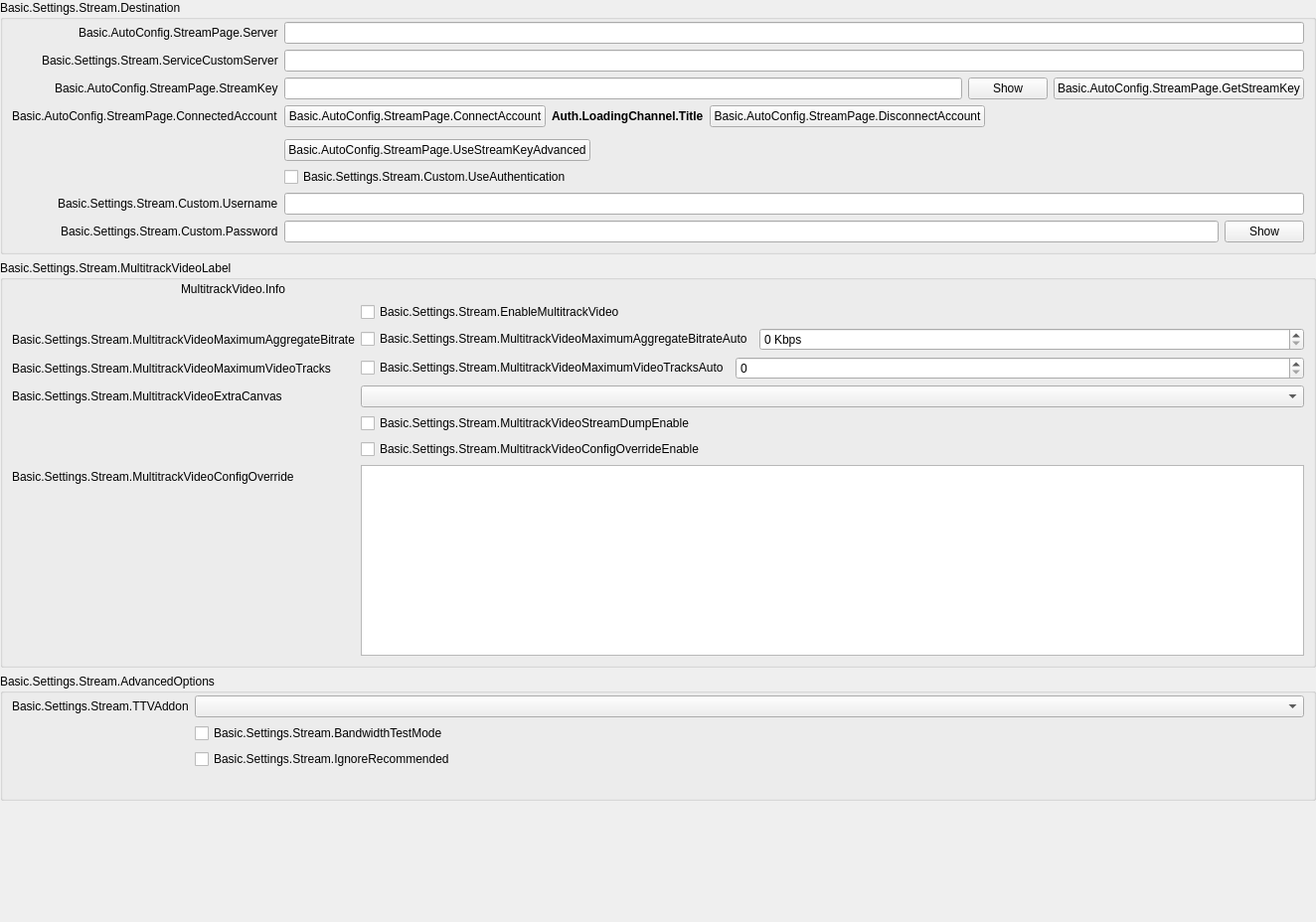
            <widget class="QWidget" name="streamKeyPage">
             <property name="geometry">
              <rect>
               <x>0</x>
               <y>0</y>
               <width>1324</width>
               <height>928</height>
              </rect>
             </property>
             <layout class="QVBoxLayout" name="streamkeyPageLayout">
              <property name="leftMargin">
               <number>0</number>
              </property>
              <property name="topMargin">
               <number>0</number>
              </property>
              <property name="rightMargin">
               <number>0</number>
              </property>
              <property name="bottomMargin">
               <number>0</number>
              </property>
              <item>
               <widget class="QGroupBox" name="destinationGroupBox">
                <property name="title">
                 <string>Basic.Settings.Stream.Destination</string>
                </property>
                <layout class="QFormLayout" name="destinationLayout">
                 <property name="fieldGrowthPolicy">
                  <enum>QFormLayout::FieldGrowthPolicy::AllNonFixedFieldsGrow</enum>
                 </property>
                 <property name="labelAlignment">
                  <set>Qt::AlignmentFlag::AlignRight|Qt::AlignmentFlag::AlignTrailing|Qt::AlignmentFlag::AlignVCenter</set>
                 </property>
                 <property name="leftMargin">
                  <number>9</number>
                 </property>
                 <property name="topMargin">
                  <number>2</number>
                 </property>
                 <property name="rightMargin">
                  <number>9</number>
                 </property>
                 <property name="bottomMargin">
                  <number>9</number>
                 </property>
                 <item row="0" column="0">
                  <widget class="QLabel" name="serverLabel">
                   <property name="text">
                    <string>Basic.AutoConfig.StreamPage.Server</string>
                   </property>
                  </widget>
                 </item>
                 <item row="0" column="1">
                  <widget class="QStackedWidget" name="serverStackedWidget">
                   <property name="sizePolicy">
                    <sizepolicy hsizetype="Preferred" vsizetype="Maximum">
                     <horstretch>0</horstretch>
                     <verstretch>0</verstretch>
                    </sizepolicy>
                   </property>
                   <property name="currentIndex">
                    <number>1</number>
                   </property>
                   <widget class="QWidget" name="servicePage">
                    <layout class="QHBoxLayout" name="horizontalLayout_21">
                     <property name="leftMargin">
                      <number>0</number>
                     </property>
                     <property name="topMargin">
                      <number>0</number>
                     </property>
                     <property name="rightMargin">
                      <number>0</number>
                     </property>
                     <property name="bottomMargin">
                      <number>0</number>
                     </property>
                     <item>
                      <widget class="QComboBox" name="server"/>
                     </item>
                    </layout>
                   </widget>
                   <widget class="QWidget" name="customPage">
                    <layout class="QHBoxLayout" name="horizontalLayout_22">
                     <property name="leftMargin">
                      <number>0</number>
                     </property>
                     <property name="topMargin">
                      <number>0</number>
                     </property>
                     <property name="rightMargin">
                      <number>0</number>
                     </property>
                     <property name="bottomMargin">
                      <number>0</number>
                     </property>
                     <item>
                      <widget class="QLineEdit" name="customServer"/>
                     </item>
                    </layout>
                   </widget>
                  </widget>
                 </item>
                 <item row="1" column="0">
                  <widget class="QLabel" name="serviceCustomServerLabel">
                   <property name="text">
                    <string>Basic.Settings.Stream.ServiceCustomServer</string>
                   </property>
                   <property name="buddy">
                    <cstring>serviceCustomServer</cstring>
                   </property>
                  </widget>
                 </item>
                 <item row="1" column="1">
                  <widget class="QLineEdit" name="serviceCustomServer"/>
                 </item>
                 <item row="2" column="0">
                  <widget class="QLabel" name="streamKeyLabel">
                   <property name="text">
                    <string>Basic.AutoConfig.StreamPage.StreamKey</string>
                   </property>
                   <property name="openExternalLinks">
                    <bool>true</bool>
                   </property>
                   <property name="buddy">
                    <cstring>key</cstring>
                   </property>
                  </widget>
                 </item>
                 <item row="2" column="1">
                  <widget class="QFrame" name="streamKeyWidget">
                   <layout class="QHBoxLayout" name="horizontalLayout_11">
                    <property name="leftMargin">
                     <number>0</number>
                    </property>
                    <property name="topMargin">
                     <number>0</number>
                    </property>
                    <property name="rightMargin">
                     <number>0</number>
                    </property>
                    <property name="bottomMargin">
                     <number>0</number>
                    </property>
                    <item>
                     <widget class="QLineEdit" name="key">
                      <property name="inputMask">
                       <string notr="true"/>
                      </property>
                      <property name="text">
                       <string notr="true"/>
                      </property>
                      <property name="echoMode">
                       <enum>QLineEdit::EchoMode::Password</enum>
                      </property>
                     </widget>
                    </item>
                    <item>
                     <widget class="QPushButton" name="show">
                      <property name="text">
                       <string>Show</string>
                      </property>
                     </widget>
                    </item>
                    <item>
                     <widget class="UrlPushButton" name="getStreamKeyButton">
                      <property name="toolTip">
                       <string/>
                      </property>
                      <property name="toolTipDuration">
                       <number>-4</number>
                      </property>
                      <property name="text">
                       <string>Basic.AutoConfig.StreamPage.GetStreamKey</string>
                      </property>
                     </widget>
                    </item>
                   </layout>
                  </widget>
                 </item>
                 <item row="3" column="0">
                  <widget class="QLabel" name="connectedAccountLabel">
                   <property name="text">
                    <string>Basic.AutoConfig.StreamPage.ConnectedAccount</string>
                   </property>
                  </widget>
                 </item>
                 <item row="3" column="1">
                  <layout class="QHBoxLayout" name="horizontalLayout_15">
                   <item>
                    <widget class="QPushButton" name="connectAccount2">
                     <property name="cursor">
                      <cursorShape>PointingHandCursor</cursorShape>
                     </property>
                     <property name="text">
                      <string>Basic.AutoConfig.StreamPage.ConnectAccount</string>
                     </property>
                    </widget>
                   </item>
                   <item>
                    <widget class="QLabel" name="connectedAccountText">
                     <property name="styleSheet">
                      <string notr="true">font-weight: bold</string>
                     </property>
                     <property name="text">
                      <string>Auth.LoadingChannel.Title</string>
                     </property>
                    </widget>
                   </item>
                   <item>
                    <widget class="QPushButton" name="disconnectAccount">
                     <property name="text">
                      <string>Basic.AutoConfig.StreamPage.DisconnectAccount</string>
                     </property>
                    </widget>
                   </item>
                   <item>
                    <spacer name="horizontalSpacer_19">
                     <property name="orientation">
                      <enum>Qt::Orientation::Horizontal</enum>
                     </property>
                     <property name="sizeHint" stdset="0">
                      <size>
                       <width>40</width>
                       <height>20</height>
                      </size>
                     </property>
                    </spacer>
                   </item>
                  </layout>
                 </item>
                 <item row="4" column="0">
                  <spacer name="horizontalSpacer_18">
                   <property name="orientation">
                    <enum>Qt::Orientation::Horizontal</enum>
                   </property>
                   <property name="sizeHint" stdset="0">
                    <size>
                     <width>170</width>
                     <height>0</height>
                    </size>
                   </property>
                  </spacer>
                 </item>
                 <item row="5" column="1">
                  <layout class="QHBoxLayout" name="horizontalLayout_28">
                   <item>
                    <widget class="QPushButton" name="useStreamKeyAdv">
                     <property name="text">
                      <string>Basic.AutoConfig.StreamPage.UseStreamKeyAdvanced</string>
                     </property>
                    </widget>
                   </item>
                   <item>
                    <spacer name="horizontalSpacer_28">
                     <property name="orientation">
                      <enum>Qt::Orientation::Horizontal</enum>
                     </property>
                     <property name="sizeHint" stdset="0">
                      <size>
                       <width>40</width>
                       <height>0</height>
                      </size>
                     </property>
                    </spacer>
                   </item>
                  </layout>
                 </item>
                 <item row="6" column="1">
                  <widget class="QCheckBox" name="useAuth">
                   <property name="text">
                    <string>Basic.Settings.Stream.Custom.UseAuthentication</string>
                   </property>
                  </widget>
                 </item>
                 <item row="7" column="0">
                  <widget class="QLabel" name="authUsernameLabel">
                   <property name="text">
                    <string>Basic.Settings.Stream.Custom.Username</string>
                   </property>
                   <property name="buddy">
                    <cstring>authUsername</cstring>
                   </property>
                  </widget>
                 </item>
                 <item row="7" column="1">
                  <widget class="QLineEdit" name="authUsername"/>
                 </item>
                 <item row="8" column="0">
                  <widget class="QLabel" name="authPwLabel">
                   <property name="text">
                    <string>Basic.Settings.Stream.Custom.Password</string>
                   </property>
                   <property name="buddy">
                    <cstring>authPw</cstring>
                   </property>
                  </widget>
                 </item>
                 <item row="8" column="1">
                  <widget class="QFrame" name="authPwWidget">
                   <layout class="QHBoxLayout" name="horizontalLayout_25">
                    <property name="leftMargin">
                     <number>0</number>
                    </property>
                    <property name="topMargin">
                     <number>0</number>
                    </property>
                    <property name="rightMargin">
                     <number>0</number>
                    </property>
                    <property name="bottomMargin">
                     <number>0</number>
                    </property>
                    <item>
                     <widget class="QLineEdit" name="authPw">
                      <property name="echoMode">
                       <enum>QLineEdit::EchoMode::Password</enum>
                      </property>
                     </widget>
                    </item>
                    <item>
                     <widget class="QPushButton" name="authPwShow">
                      <property name="text">
                       <string>Show</string>
                      </property>
                     </widget>
                    </item>
                   </layout>
                  </widget>
                 </item>
                </layout>
               </widget>
              </item>
              <item>
               <widget class="QGroupBox" name="multitrackVideoGroupBox">
                <property name="title">
                 <string>Basic.Settings.Stream.MultitrackVideoLabel</string>
                </property>
                <layout class="QVBoxLayout" name="verticalLayout_34">
                 <property name="leftMargin">
                  <number>9</number>
                 </property>
                 <property name="topMargin">
                  <number>2</number>
                 </property>
                 <property name="rightMargin">
                  <number>9</number>
                 </property>
                 <property name="bottomMargin">
                  <number>9</number>
                 </property>
                 <item>
                  <layout class="QHBoxLayout" name="horizontalLayout_12">
                   <item>
                    <spacer name="horizontalSpacer_31">
                     <property name="orientation">
                      <enum>Qt::Orientation::Horizontal</enum>
                     </property>
                     <property name="sizeType">
                      <enum>QSizePolicy::Policy::Fixed</enum>
                     </property>
                     <property name="sizeHint" stdset="0">
                      <size>
                       <width>170</width>
                       <height>10</height>
                      </size>
                     </property>
                    </spacer>
                   </item>
                   <item>
                    <widget class="QLabel" name="multitrackVideoInfo">
                     <property name="text">
                      <string>MultitrackVideo.Info</string>
                     </property>
                     <property name="textFormat">
                      <enum>Qt::TextFormat::RichText</enum>
                     </property>
                     <property name="wordWrap">
                      <bool>true</bool>
                     </property>
                     <property name="openExternalLinks">
                      <bool>true</bool>
                     </property>
                    </widget>
                   </item>
                  </layout>
                 </item>
                 <item>
                  <layout class="QFormLayout" name="formLayout_27">
                   <property name="fieldGrowthPolicy">
                    <enum>QFormLayout::FieldGrowthPolicy::AllNonFixedFieldsGrow</enum>
                   </property>
                   <item row="0" column="0">
                    <spacer name="horizontalSpacer_30">
                     <property name="orientation">
                      <enum>Qt::Orientation::Horizontal</enum>
                     </property>
                     <property name="sizeType">
                      <enum>QSizePolicy::Policy::Fixed</enum>
                     </property>
                     <property name="sizeHint" stdset="0">
                      <size>
                       <width>170</width>
                       <height>10</height>
                      </size>
                     </property>
                    </spacer>
                   </item>
                   <item row="0" column="1">
                    <widget class="QCheckBox" name="enableMultitrackVideo">
                     <property name="text">
                      <string>Basic.Settings.Stream.EnableMultitrackVideo</string>
                     </property>
                    </widget>
                   </item>
                   <item row="1" column="0">
                    <widget class="QLabel" name="multitrackVideoMaximumAggregateBitrateLabel">
                     <property name="text">
                      <string>Basic.Settings.Stream.MultitrackVideoMaximumAggregateBitrate</string>
                     </property>
                    </widget>
                   </item>
                   <item row="1" column="1">
                    <layout class="QHBoxLayout" name="horizontalLayout_31" stretch="0,0">
                     <item>
                      <widget class="QCheckBox" name="multitrackVideoMaximumAggregateBitrateAuto">
                       <property name="text">
                        <string>Basic.Settings.Stream.MultitrackVideoMaximumAggregateBitrateAuto</string>
                       </property>
                      </widget>
                     </item>
                     <item>
                      <widget class="QSpinBox" name="multitrackVideoMaximumAggregateBitrate">
                       <property name="sizePolicy">
                        <sizepolicy hsizetype="MinimumExpanding" vsizetype="Fixed">
                         <horstretch>0</horstretch>
                         <verstretch>0</verstretch>
                        </sizepolicy>
                       </property>
                       <property name="suffix">
                        <string notr="true"> Kbps</string>
                       </property>
                       <property name="minimum">
                        <number>0</number>
                       </property>
                       <property name="maximum">
                        <number>1000000</number>
                       </property>
                       <property name="singleStep">
                        <number>50</number>
                       </property>
                       <property name="value">
                        <number>0</number>
                       </property>
                      </widget>
                     </item>
                    </layout>
                   </item>
                   <item row="2" column="0">
                    <widget class="QLabel" name="multitrackVideoMaximumVideoTracksLabel">
                     <property name="text">
                      <string>Basic.Settings.Stream.MultitrackVideoMaximumVideoTracks</string>
                     </property>
                    </widget>
                   </item>
                   <item row="2" column="1">
                    <layout class="QHBoxLayout" name="horizontalLayout_32" stretch="0,0">
                     <item>
                      <widget class="QCheckBox" name="multitrackVideoMaximumVideoTracksAuto">
                       <property name="sizePolicy">
                        <sizepolicy hsizetype="Minimum" vsizetype="Fixed">
                         <horstretch>0</horstretch>
                         <verstretch>0</verstretch>
                        </sizepolicy>
                       </property>
                       <property name="text">
                        <string>Basic.Settings.Stream.MultitrackVideoMaximumVideoTracksAuto</string>
                       </property>
                      </widget>
                     </item>
                     <item>
                      <widget class="QSpinBox" name="multitrackVideoMaximumVideoTracks">
                       <property name="sizePolicy">
                        <sizepolicy hsizetype="MinimumExpanding" vsizetype="Fixed">
                         <horstretch>0</horstretch>
                         <verstretch>0</verstretch>
                        </sizepolicy>
                       </property>
                       <property name="minimum">
                        <number>0</number>
                       </property>
                       <property name="maximum">
                        <number>100</number>
                       </property>
                       <property name="value">
                        <number>0</number>
                       </property>
                      </widget>
                     </item>
                    </layout>
                   </item>
                   <item row="3" column="1">
                    <widget class="QComboBox" name="multitrackVideoAdditionalCanvas">
                     <property name="placeholderText">
                      <string>None</string>
                     </property>
                    </widget>
                   </item>
                   <item row="4" column="0">
                    <spacer name="horizontalSpacer_32">
                     <property name="orientation">
                      <enum>Qt::Orientation::Horizontal</enum>
                     </property>
                     <property name="sizeType">
                      <enum>QSizePolicy::Policy::Fixed</enum>
                     </property>
                     <property name="sizeHint" stdset="0">
                      <size>
                       <width>170</width>
                       <height>10</height>
                      </size>
                     </property>
                    </spacer>
                   </item>
                   <item row="4" column="1">
                    <widget class="QCheckBox" name="multitrackVideoStreamDumpEnable">
                     <property name="text">
                      <string>Basic.Settings.Stream.MultitrackVideoStreamDumpEnable</string>
                     </property>
                    </widget>
                   </item>
                   <item row="5" column="1">
                    <widget class="QCheckBox" name="multitrackVideoConfigOverrideEnable">
                     <property name="text">
                      <string>Basic.Settings.Stream.MultitrackVideoConfigOverrideEnable</string>
                     </property>
                    </widget>
                   </item>
                   <item row="6" column="0">
                    <widget class="QLabel" name="multitrackVideoConfigOverrideLabel">
                     <property name="text">
                      <string>Basic.Settings.Stream.MultitrackVideoConfigOverride</string>
                     </property>
                    </widget>
                   </item>
                   <item row="6" column="1">
                    <widget class="QPlainTextEdit" name="multitrackVideoConfigOverride">
                     <property name="sizePolicy">
                      <sizepolicy hsizetype="Expanding" vsizetype="Expanding">
                       <horstretch>0</horstretch>
                       <verstretch>0</verstretch>
                      </sizepolicy>
                     </property>
                    </widget>
                   </item>
                   <item row="3" column="0">
                    <widget class="QLabel" name="multitrackVideoAdditionalCanvasLabel">
                     <property name="text">
                      <string>Basic.Settings.Stream.MultitrackVideoExtraCanvas</string>
                     </property>
                    </widget>
                   </item>
                  </layout>
                 </item>
                </layout>
               </widget>
              </item>
              <item>
               <widget class="QGroupBox" name="serviceAdvancedOptionsGroupBox">
                <property name="title">
                 <string>Basic.Settings.Stream.AdvancedOptions</string>
                </property>
                <layout class="QFormLayout" name="serviceAdvancedOptionsLayout">
                 <property name="fieldGrowthPolicy">
                  <enum>QFormLayout::FieldGrowthPolicy::AllNonFixedFieldsGrow</enum>
                 </property>
                 <property name="labelAlignment">
                  <set>Qt::AlignmentFlag::AlignRight|Qt::AlignmentFlag::AlignTrailing|Qt::AlignmentFlag::AlignVCenter</set>
                 </property>
                 <property name="leftMargin">
                  <number>9</number>
                 </property>
                 <property name="topMargin">
                  <number>2</number>
                 </property>
                 <property name="rightMargin">
                  <number>9</number>
                 </property>
                 <property name="bottomMargin">
                  <number>9</number>
                 </property>
                 <item row="0" column="0">
                  <widget class="QLabel" name="twitchAddonLabel">
                   <property name="text">
                    <string>Basic.Settings.Stream.TTVAddon</string>
                   </property>
                   <property name="buddy">
                    <cstring>twitchAddonDropdown</cstring>
                   </property>
                  </widget>
                 </item>
                 <item row="0" column="1">
                  <widget class="QComboBox" name="twitchAddonDropdown"/>
                 </item>
                 <item row="1" column="0">
                  <spacer name="horizontalSpacer_18_1">
                   <property name="orientation">
                    <enum>Qt::Orientation::Horizontal</enum>
                   </property>
                   <property name="sizeHint" stdset="0">
                    <size>
                     <width>170</width>
                     <height>0</height>
                    </size>
                   </property>
                  </spacer>
                 </item>
                 <item row="1" column="1">
                  <widget class="QCheckBox" name="bandwidthTestEnable">
                   <property name="text">
                    <string>Basic.Settings.Stream.BandwidthTestMode</string>
                   </property>
                  </widget>
                 </item>
                 <item row="2" column="1">
                  <widget class="QCheckBox" name="ignoreRecommended">
                   <property name="text">
                    <string>Basic.Settings.Stream.IgnoreRecommended</string>
                   </property>
                  </widget>
                 </item>
                 <item row="3" column="1">
                  <widget class="QLabel" name="enforceSettingsLabel">
                   <property name="text">
                    <string notr="true"/>
                   </property>
                   <property name="textFormat">
                    <enum>Qt::TextFormat::RichText</enum>
                   </property>
                   <property name="openExternalLinks">
                    <bool>true</bool>
                   </property>
                  </widget>
                 </item>
                </layout>
               </widget>
              </item>
              <item>
               <spacer name="verticalSpacer_12">
                <property name="orientation">
                 <enum>Qt::Orientation::Vertical</enum>
                </property>
                <property name="sizeHint" stdset="0">
                 <size>
                  <width>20</width>
                  <height>0</height>
                 </size>
                </property>
               </spacer>
              </item>
             </layout>
            </widget>
